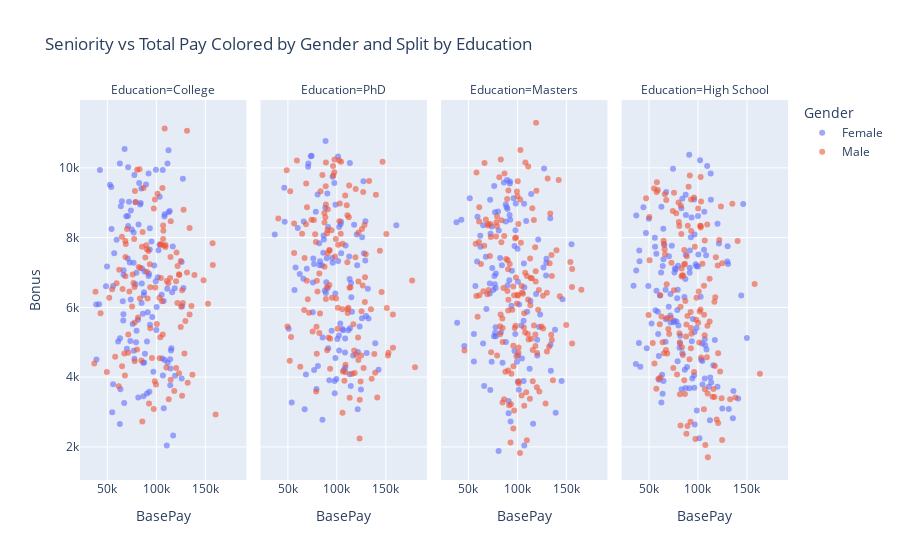

Notebook cell for this chart:
### Markdown cell above
# Plot 4

### Code cell
import plotly.express as px 

fig = px.scatter(DF, 

    x="BasePay", 

    y="Bonus", 

    color="Gender", 

    facet_col="Education",    

    title="Seniority vs Total Pay Colored by Gender and Split by Education", 

    opacity=0.6) 

fig.show()
